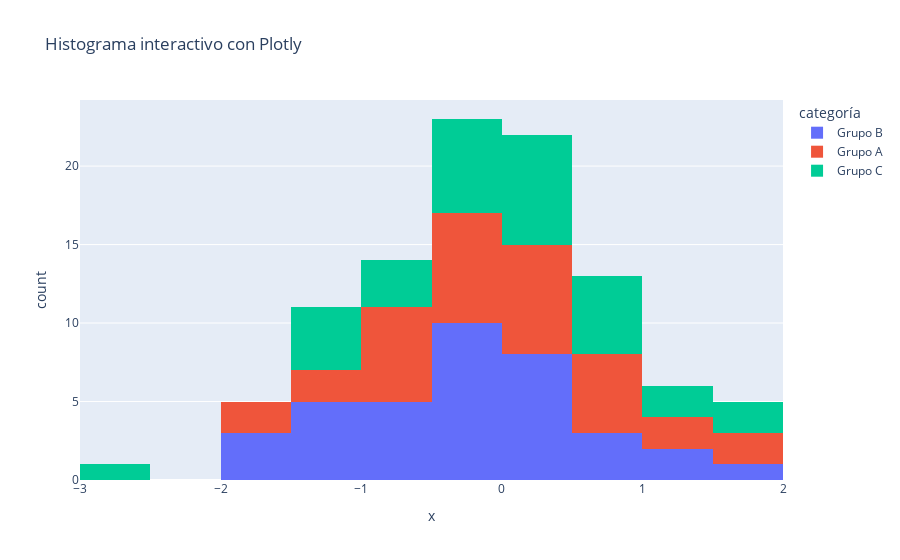

The cell this chart's notebook holds for it:
### Code cell
fig = px.histogram(df, x='x', nbins=20, color='categoría',
                   title="Histograma interactivo con Plotly")
fig.show()

### Figure 1 — Plotly figure (JSON) as saved in the notebook; plotly's stock layout.template omitted (floating-point values rounded to 4 significant figures)
{"data": [{"bingroup": "x", "hovertemplate": "categoría=Grupo B<br>x=%{x}<br>count=%{y}<extra></extra>", "legendgroup": "Grupo B", "marker": {"color": "#636efa", "pattern": {"shape": ""}}, "name": "Grupo B", "nbinsx": 20, "orientation": "v", "showlegend": true, "type": "histogram", "x": [0.4967, -0.1383, 1.579, 0.5426, -0.4657, -1.913, -1.013, -0.2258, 0.06753, -1.151, 0.3757, -0.6017, -1.058, -1.221, -1.96, -1.328, 0.1969, 0.7385, -0.1156, -0.3011, -0.7198, -0.6769, 1.031, 0.9755, -0.4792, -0.1857, -0.07201, 0.3616, 0.3614, -0.03583, 0.09176, -1.988, 1.478, -0.5183, -0.8085, -0.3277, 0.2611], "xaxis": "x", "yaxis": "y"}, {"bingroup": "x", "hovertemplate": "categoría=Grupo A<br>x=%{x}<br>count=%{y}<extra></extra>", "legendgroup": "Grupo A", "marker": {"color": "#EF553B", "pattern": {"shape": ""}}, "name": "Grupo A", "nbinsx": 20, "orientation": "v", "showlegend": true, "type": "histogram", "x": [0.6477, 1.523, -0.2342, -0.4695, -1.725, -0.5623, -0.908, -1.412, 1.466, -0.0135, 0.2089, 0.1714, 1.057, 0.3436, -1.763, 0.3241, 0.6117, 0.3313, -1.196, -0.6451, 1.538, 0.8219, 0.08705, -0.299, -0.2197, -0.5018, 0.9154, 0.3288, -0.5298, 0.5133, -0.7021, -0.3921, -0.2346], "xaxis": "x", "yaxis": "y"}, {"bingroup": "x", "hovertemplate": "categoría=Grupo C<br>x=%{x}<br>count=%{y}<extra></extra>", "legendgroup": "Grupo C", "marker": {"color": "#00cc96", "pattern": {"shape": ""}}, "name": "Grupo C", "nbinsx": 20, "orientation": "v", "showlegend": true, "type": "histogram", "x": [-0.2341, 0.7674, -0.4634, 0.242, 0.3142, -1.425, -0.5444, 0.1109, -0.6006, -0.2917, 1.852, 0.8225, -1.479, -0.4606, -0.3851, 0.9313, -0.8392, -0.3092, -1.106, 0.8125, 1.356, 1.004, 1.565, -2.62, 0.3571, 0.09708, 0.9686, -1.464, 0.2961, 0.005113], "xaxis": "x", "yaxis": "y"}], "layout": {"barmode": "relative", "legend": {"title": {"text": "categoría"}, "tracegroupgap": 0}, "title": {"text": "Histograma interactivo con Plotly"}, "xaxis": {"anchor": "y", "domain": [0, 1], "title": {"text": "x"}}, "yaxis": {"anchor": "x", "domain": [0, 1], "title": {"text": "count"}}}}
